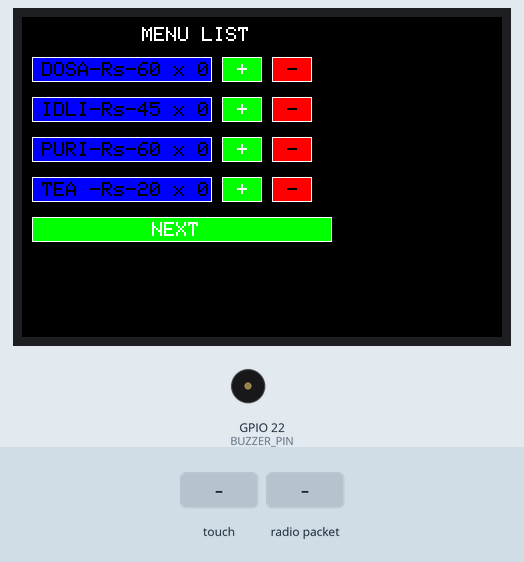
Simulated run of this sketch. Board: ESP32. Shown: 480×320 colour display, buzzer (waves = sounding). The test bench sets the inputs (shaded band). No radio packets arrive unless stated; what the sketch prints to the serial monitor is not drawn.

Above: at 1.7 s.
1.8 s: touch panel pressed at 38 % / 70 % of its raw x / y range
At 3.1 s:
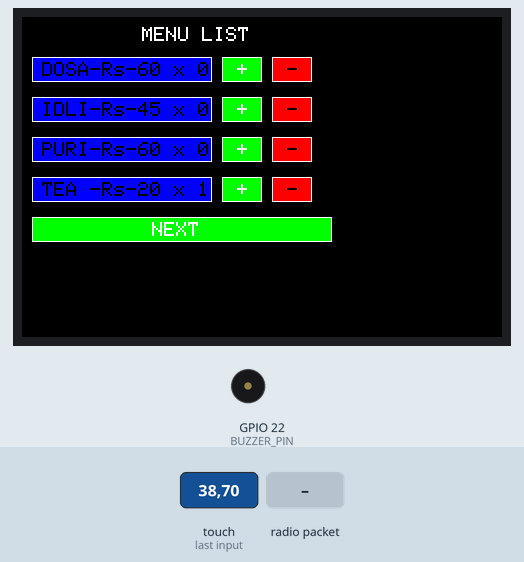
3.4 s: radio packet "y" arrives
At 4.5 s:
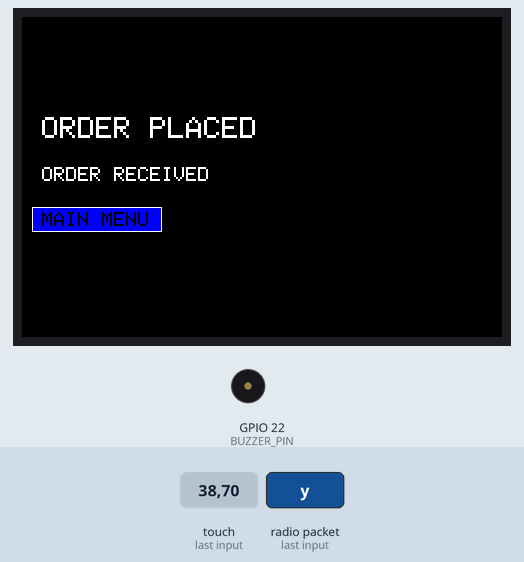
5.0 s: radio packet "p" arrives
At 5.8 s:
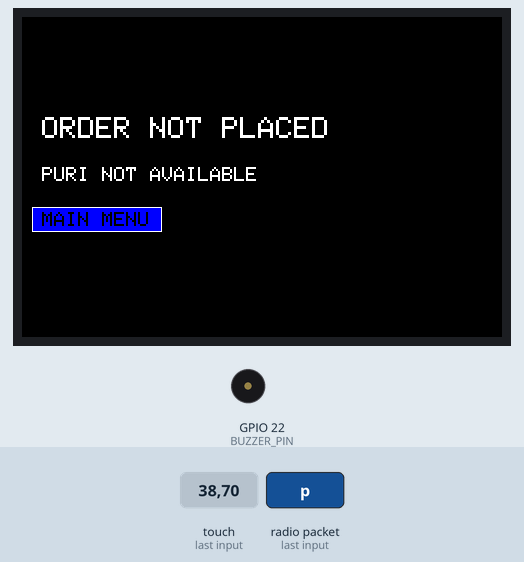
6.6 s: radio packet "d" arrives
At 7.9 s:
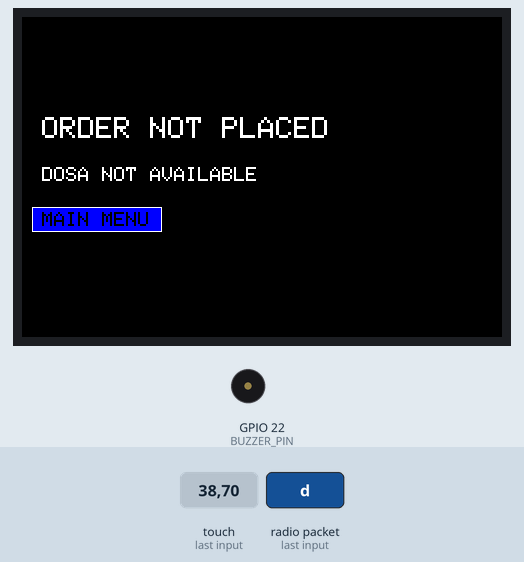
8.2 s: radio packet "i" arrives
At 9.4 s:
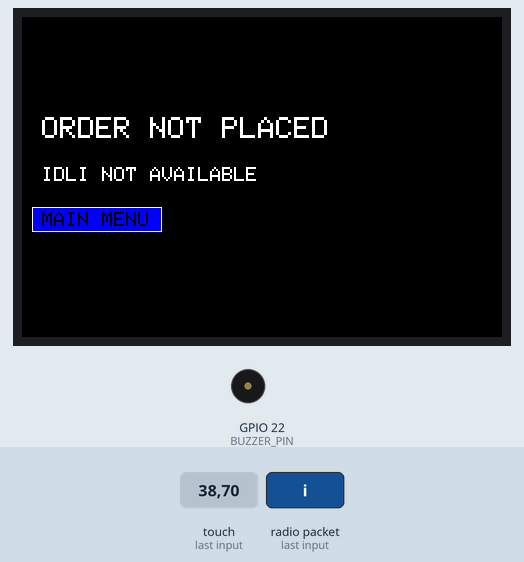
9.8 s: touch panel pressed at 13 % / 90 % of its raw x / y range
At 10.7 s:
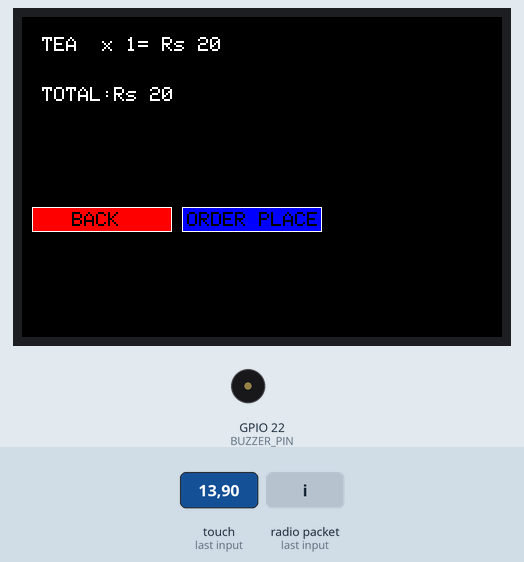
Timing chart, 0 to 12.4 s (numbered marks = the images above; inputs shaded):
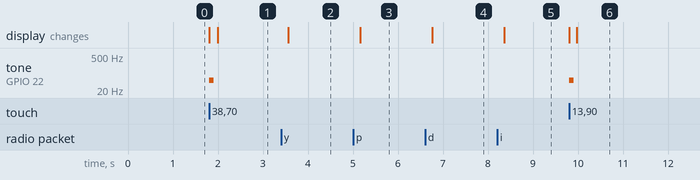

The sketch:

transmitter.ino
```cpp
#include <SPI.h>
#include <RF24.h>
#include <TFT_eSPI.h>            // Graphics library for TFT display
#include <XPT2046_Touchscreen.h>  // Library for touchscreen functionality

// Pin definitions for touchscreen and buzzer
#define CS_PIN  21      // Chip Select for touchscreen
#define TIRQ_PIN 255    // No interrupt pin used
#define BUZZER_PIN 22   // Pin for buzzer

TFT_eSPI tft = TFT_eSPI();                // Create TFT object
XPT2046_Touchscreen touch(CS_PIN, TIRQ_PIN); // Create touchscreen object

// Screen dimensions
const int screenWidth = 320;
const int screenHeight = 480;

String receivedText;

int i=1;

// Menu items and prices
const char* items[] = {"DOSA", "IDLI", "PURI", "TEA "};
const int prices[] = {60, 45, 60, 20};
int selectedItems[4] = {0, 0, 0, 0}; // Tracks selected items
int role=1;
String receivedLine;

// NRF24L01 configuration
#define CE_PIN   0   // CE pin
#define CSN_PIN  5   // CSN pin
RF24 radio(CE_PIN, CSN_PIN); // Create an RF24 object
const uint64_t pipeAddress = 0xE7E7E7E7E7; // Address for the pipe (transmitter and receiver should use the same address)

bool isSummaryScreen = false;
bool isOrderPlaced = false;

unsigned long lastTouchTime = 0;
const unsigned long debounceDelay = 300;

// Setup function
void setup() {
  Serial.begin(9600);
  tft.init();
  tft.setRotation(1);
  tft.fillScreen(TFT_BLACK);
  touch.begin();

  pinMode(BUZZER_PIN, OUTPUT);  // Set buzzer pin as output

  drawMenu(); // Draw initial menu

  if (!radio.begin()) {
    Serial.println("NRF24L01 Module Not Detected!");
    while (1);
  }


}

void drawMenu() {


  tft.fillScreen(TFT_BLACK);
  tft.setTextColor(TFT_WHITE);
  tft.setTextSize(2);
  tft.setCursor(120, 10);
  tft.print("MENU LIST");

  for (int i = 0; i < 4; i++) {
    tft.fillRect(10, i * 40 + 40, 180, 25, TFT_BLUE);
    tft.drawRect(10, i * 40 + 40, 180, 25, TFT_WHITE);
    tft.setTextColor(TFT_BLACK);
    tft.setTextSize(2);
    tft.setCursor(20, i * 40 + 45);
    tft.print(items[i]);
    tft.print("-Rs-");
    tft.print(prices[i]);

    tft.setCursor(140, i * 40 + 45);
    tft.print(" x ");
    tft.print(selectedItems[i]);

    tft.fillRect(200, i * 40 + 40, 40, 25, TFT_GREEN);
    tft.drawRect(200, i * 40 + 40, 40, 25, TFT_WHITE);
    tft.setTextColor(TFT_WHITE);
    tft.setCursor(215, i * 40 + 45);
    tft.print("+");

    tft.fillRect(250, i * 40 + 40, 40, 25, TFT_RED);
    tft.drawRect(250, i * 40 + 40, 40, 25, TFT_WHITE);
    tft.setTextColor(TFT_BLACK);
    tft.setCursor(265, i * 40 + 45);
    tft.print("-");
  }

  tft.fillRect(10, 200, 300, 25, TFT_GREEN);
  tft.drawRect(10, 200, 300, 25, TFT_WHITE);
  tft.setTextColor(TFT_WHITE);
  tft.setCursor(130, 205);
  tft.print("NEXT");
}

void showSummary() {
  tft.fillScreen(TFT_BLACK);

  int total = 0;
  int y = 20;
  for (int i = 0; i < 4; i++) {
    if (selectedItems[i] > 0) {
      tft.setCursor(20, y);
      tft.setTextSize(2);
      tft.setTextColor(TFT_WHITE);
      tft.print(items[i]);
      tft.print(" x ");
      tft.print(selectedItems[i]);
      tft.print("= Rs ");
      tft.print(prices[i] * selectedItems[i]);
      total += prices[i] * selectedItems[i];
      y += 30;
    }
  }

  tft.setCursor(20, y + 20);
  tft.print("TOTAL:Rs ");
  tft.print(total);

  tft.fillRect(10, 190, 140, 25, TFT_RED);
  tft.drawRect(10, 190, 140, 25, TFT_WHITE);
  tft.setTextColor(TFT_BLACK);
  tft.setCursor(50, 195);
  tft.print("BACK");

  tft.fillRect(160, 190, 140, 25, TFT_BLUE);
  tft.drawRect(160, 190, 140, 25, TFT_WHITE);
  tft.setTextColor(TFT_BLACK);
  tft.setCursor(165, 195);
  tft.print("ORDER PLACE");

  isSummaryScreen = true;
}

void showOrderPlacedScreen1() {

  tft.fillScreen(TFT_BLACK);
  tft.setTextSize(3);
  tft.setTextColor(TFT_WHITE);
  tft.setCursor(20, 100);
  tft.print("ORDER PLACED");

  tft.setTextSize(2);
  tft.setCursor(20, 150);
  tft.print("ORDER RECEIVED");

    // Main Menu button
  tft.fillRect(10, 190, 130, 25, TFT_BLUE);
  tft.drawRect(10, 190, 130, 25, TFT_WHITE);
  tft.setTextColor(TFT_BLACK);
  tft.setCursor(20, 195);
  tft.setTextSize(2);
  tft.print("MAIN MENU");
  delay(500);
}
void showOrderPlacedScreen2() {

  tft.fillScreen(TFT_BLACK);
  tft.setTextSize(3);
  tft.setTextColor(TFT_WHITE);
  tft.setCursor(20, 100);
  tft.print("ORDER NOT PLACED");

  tft.setTextSize(2);
  tft.setCursor(20, 150);
  tft.print("PURI NOT AVAILABLE");

    // Main Menu button
  tft.fillRect(10, 190, 130, 25, TFT_BLUE);
  tft.drawRect(10, 190, 130, 25, TFT_WHITE);
  tft.setTextColor(TFT_BLACK);
  tft.setCursor(20, 195);
  tft.setTextSize(2);
  tft.print("MAIN MENU");
  delay(500);
}
void showOrderPlacedScreen3() {

  tft.fillScreen(TFT_BLACK);
  tft.setTextSize(3);
  tft.setTextColor(TFT_WHITE);
  tft.setCursor(20, 100);
  tft.print("ORDER NOT PLACED");

  tft.setTextSize(2);
  tft.setCursor(20, 150);
  tft.print("DOSA NOT AVAILABLE");

    // Main Menu button
  tft.fillRect(10, 190, 130, 25, TFT_BLUE);
  tft.drawRect(10, 190, 130, 25, TFT_WHITE);
  tft.setTextColor(TFT_BLACK);
  tft.setCursor(20, 195);
  tft.setTextSize(2);
  tft.print("MAIN MENU");
  delay(500);
}
void showOrderPlacedScreen4() {

  tft.fillScreen(TFT_BLACK);
  tft.setTextSize(3);
  tft.setTextColor(TFT_WHITE);
  tft.setCursor(20, 100);
  tft.print("ORDER NOT PLACED");

  tft.setTextSize(2);
  tft.setCursor(20, 150);
  tft.print("IDLI NOT AVAILABLE");

    // Main Menu button
  tft.fillRect(10, 190, 130, 25, TFT_BLUE);
  tft.drawRect(10, 190, 130, 25, TFT_WHITE);
  tft.setTextColor(TFT_BLACK);
  tft.setCursor(20, 195);
  tft.setTextSize(2);
  tft.print("MAIN MENU");
  delay(500);
}
void showOrderPlacedScreen5() {

  tft.fillScreen(TFT_BLACK);
  tft.setTextSize(3);
  tft.setTextColor(TFT_WHITE);
  tft.setCursor(20, 100);
  tft.print("ORDER NOT PLACED");

  tft.setTextSize(2);
  tft.setCursor(20, 150);
  tft.print("TEA NOT AVAILABLE");

    // Main Menu button
  tft.fillRect(10, 190, 130, 25, TFT_BLUE);
  tft.drawRect(10, 190, 130, 25, TFT_WHITE);
  tft.setTextColor(TFT_BLACK);
  tft.setCursor(20, 195);
  tft.setTextSize(2);
  tft.print("MAIN MENU");
  delay(500);
}


void sendOrderSummary() {
  radio.setRetries(15, 15); // 15 retries and 15ms delay between retries
  radio.openWritingPipe(pipeAddress); // Set the pipe for transmitting
  radio.setPALevel(RF24_PA_HIGH); // Set the power level to high
  radio.setDataRate(RF24_1MBPS); // Set the data rate to 1 Mbps
  radio.stopListening();
  int total = 0;
  String orderSummary = "Table No-1 Order Details:\n";

  // Construct the order summary string
  for (int i = 0; i < 4; i++) {
    if (selectedItems[i] > 0) {
      orderSummary += String(items[i]) + " x " + String(selectedItems[i]) + " - RS " + String(prices[i] * selectedItems[i]) + "\n";
      total += prices[i] * selectedItems[i];
    }
  }
  orderSummary += "Total: Rs " + String(total);

  // Send the order line by line with a delay
  for (unsigned int i = 0; i < orderSummary.length(); i++) {
    String line = "";
    while (i < orderSummary.length() && orderSummary[i] != '\n') {
      line += orderSummary[i];
      i++;
    }

    // Wait for the radio to be ready before sending the next line
    while (!radio.write(line.c_str(), line.length())) {
      // Wait until the transmission is complete
    }

    // Print sent data for debugging
    Serial.println(line);

    // Small delay to prevent overwhelming the receiver
    delay(200);  // Adjust this delay if needed
  }
}


void beep(bool isLongBeep = false) {
  if (isLongBeep) {
    tone(BUZZER_PIN, 100, 1000);  // Long beep at 1kHz for 1000ms
  } else {
    tone(BUZZER_PIN, 50, 100);   // Short beep at 1kHz for 200ms
  }
}


void loop() {


  radio.openReadingPipe(1, pipeAddress); // Set the pipe for receiving
  radio.setPALevel(RF24_PA_HIGH); // Set the power level to high
  radio.setDataRate(RF24_1MBPS); // Set the data rate to 1 Mbps
  radio.startListening(); // Start listening for incoming messages

  if (radio.available()) {
    char receivedLine[64] = "";  // Buffer to hold each received line
    radio.read(&receivedLine, sizeof(receivedLine)); // Read the incoming data
    Serial.println(receivedLine);  // Print received line to serial monitor
    if (strcmp(receivedLine, "y") == 0) {

        showOrderPlacedScreen1();
    }
      else if (strcmp(receivedLine, "p") == 0) {

        showOrderPlacedScreen2();
    }
      else if (strcmp(receivedLine, "d") == 0) {

        showOrderPlacedScreen3();
    }
      else if (strcmp(receivedLine, "i") == 0) {

        showOrderPlacedScreen4();
    }
      else if (strcmp(receivedLine, "t") == 0) {

        showOrderPlacedScreen5();
    }
  }

  if (touch.touched()) {
    unsigned long currentTime = millis();
    if (currentTime - lastTouchTime > debounceDelay) {
      lastTouchTime = currentTime;

      TS_Point point = touch.getPoint();
      int x = map(point.x, 120, 4095, screenWidth, 0);
      int y = map(point.y, 200, 7595, 0, screenHeight);

      if (isSummaryScreen) {
        if (x > 10 && x < 150 && y > 190 && y < 215) {
          beep(); // Beep on "Back" button
          drawMenu();
          isSummaryScreen = false;
        }

        if (x > 160 && x < 300 && y > 190 && y < 215) {
          beep(true); // Beep on "Order Place" button
          sendOrderSummary();
        //  if(receivedLine=="p"){
         //  Serial.println("need open");
          //showOrderPlacedScreen1();
         // }
          //showOrderPlacedScreen1();
          memset(selectedItems, 0, sizeof(selectedItems)); // Clear order after placing
        }
      } else {
        for (int i = 0; i < 4; i++) {
          if (y > i * 40 + 40 && y < i * 40 + 65) {
            if (x > 200 && x < 240) {
              selectedItems[i]++;
              beep();  // Beep on "+" button for selecting an item
            } else if (x > 250 && x < 290 && selectedItems[i] > 0) {
              selectedItems[i]--;
              beep();  // Beep on "-" button for deselecting an item
            }
            drawMenu();
          }
        }

        if (x > 10 && x < 310 && y > 190 && y < 215) {
          beep(); // Beep on "Next" button
          showSummary();
        }
      }

      // Main Menu Button in the Order Placed screen
      if (isOrderPlaced && x > 10 && x < 310 && y > 190 && y < 215) {
        beep(); // Beep on Main Menu button
        drawMenu();  // Go back to the main menu
        isSummaryScreen = false;
      }
    }
  }
}
```

Measured:
- after the input at 1.8 s, tone on GPIO 22 (BUZZER_PIN): silent → 50 Hz at once, → silent 0.10 s later; the display: first changes at once (image 1 shows a later state)
- after the input at 3.4 s, the display: changes after 0.16 s (image 2)
- after the input at 5.0 s, the display: changes after 0.17 s (image 3)
- after the input at 6.6 s, the display: changes after 0.17 s (image 4)
- after the input at 8.2 s, the display: changes after 0.16 s (image 5)
- after the input at 9.8 s, tone on GPIO 22 (BUZZER_PIN): silent → 50 Hz at once, → silent 0.10 s later; the display: first changes at once (image 6 shows a later state)
